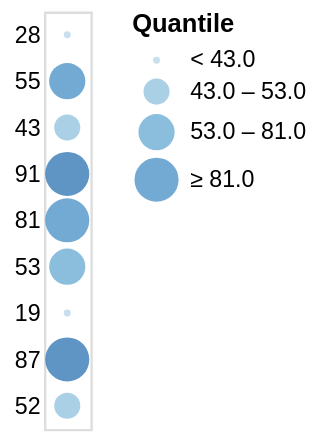

Here is the Vega-Lite specification saved for this chart:
### Vega specification from a JSON file in a GitHub repository (floating-point values rounded to 4 significant figures)
{"$schema": "https://vega.github.io/schema/vega/v5.json", "autosize": "pad", "padding": 5, "width": 20, "style": "cell", "data": [{"name": "source_0", "values": [{"a": "A", "b": 28}, {"a": "B", "b": 55}, {"a": "C", "b": 43}, {"a": "D", "b": 91}, {"a": "E", "b": 81}, {"a": "F", "b": 53}, {"a": "G", "b": 19}, {"a": "H", "b": 87}, {"a": "I", "b": 52}]}, {"name": "data_0", "source": "source_0", "transform": [{"type": "filter", "expr": "datum[\"b\"] !== null && !isNaN(datum[\"b\"])"}]}], "signals": [{"name": "y_step", "value": 20}, {"name": "height", "update": "bandspace(domain('y').length, 1, 0.5) * y_step"}, {"name": "width", "update": "width"}], "marks": [{"name": "marks", "type": "symbol", "style": ["circle"], "from": {"data": "data_0"}, "encode": {"update": {"opacity": {"value": 0.7}, "fill": {"scale": "color", "field": "b"}, "tooltip": {"signal": "{\"b\": ''+datum[\"b\"], \"Quantile\": format(datum[\"b\"], \"\")}"}, "x": {"signal": "width", "mult": 0.5}, "y": {"scale": "y", "field": "b"}, "size": {"scale": "size", "field": "b"}, "shape": {"value": "circle"}}}}], "scales": [{"name": "y", "type": "point", "domain": {"data": "data_0", "field": "b"}, "range": {"step": {"signal": "y_step"}}, "padding": 0.5}, {"name": "color", "type": "quantile", "domain": {"data": "data_0", "field": "b"}, "range": "ramp", "interpolate": "hcl"}, {"name": "size", "type": "quantile", "domain": {"data": "data_0", "field": "b"}, "range": {"signal": "sequence(9, 361 + (361 - 9) / (4 - 1), (361 - 9) / (4 - 1))"}}], "axes": [{"scale": "y", "orient": "left", "grid": false, "domain": false, "ticks": false, "zindex": 1}], "legends": [{"title": "Quantile", "fill": "color", "gradientLength": {"signal": "clamp(height, 64, 200)"}, "labelOverlap": "greedy", "symbolType": "circle", "encode": {"symbols": {"update": {"opacity": {"value": 0.7}}}}, "size": "size"}]}
